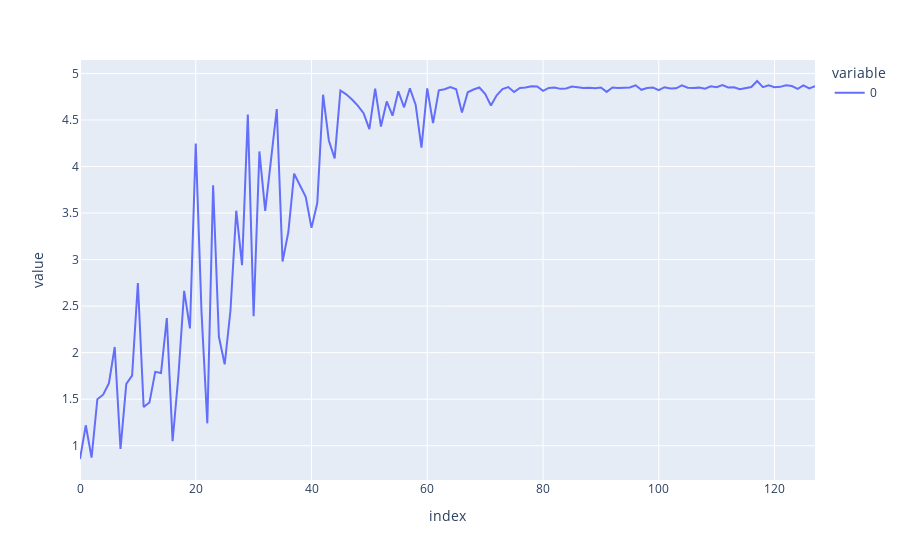

Notebook code for this chart:
### Code cell
tokens = t.randint(1, d_vocab, (args.batch_size, model.cfg.n_ctx)).to(device)
starting_pos = 2
tokens[:num_mem_seqs, starting_pos:] = mem_seq[:, :-starting_pos]
tokens[:,0] = 0
logits = model(tokens)
log_probs = logits.log_softmax(dim=-1)
correct_log_probs = -log_probs[:, :-1].gather(dim=-1, index=tokens[:, 1:].unsqueeze(-1)).squeeze(-1)
px.line(correct_log_probs[:num_mem_seqs].mean(-1).cpu().detach())

### Figure 1 — Plotly figure (JSON) as saved in the notebook; plotly's stock layout.template omitted (floating-point values rounded to 4 significant figures)
{"data": [{"hovertemplate": "variable=0<br>index=%{x}<br>value=%{y}<extra></extra>", "legendgroup": "0", "line": {"color": "#636efa", "dash": "solid"}, "marker": {"symbol": "circle"}, "mode": "lines", "name": "0", "orientation": "v", "showlegend": true, "type": "scatter", "x": [0, 1, 2, 3, 4, 5, 6, 7, 8, 9, 10, 11, 12, 13, 14, 15, 16, 17, 18, 19, 20, 21, 22, 23, 24, 25, 26, 27, 28, 29, 30, 31, 32, 33, 34, 35, 36, 37, 38, 39, 40, 41, 42, 43, 44, 45, 46, 47, 48, 49, 50, 51, 52, 53, 54, 55, 56, 57, 58, 59, 60, 61, 62, 63, 64, 65, 66, 67, 68, 69, 70, 71, 72, 73, 74, 75, 76, 77, 78, 79, 80, 81, 82, 83, 84, 85, 86, 87, 88, 89, 90, 91, 92, 93, 94, 95, 96, 97, 98, 99, 100, 101, 102, 103, 104, 105, 106, 107, 108, 109, 110, 111, 112, 113, 114, 115, 116, 117, 118, 119, 120, 121, 122, 123, 124, 125, 126, 127], "xaxis": "x", "y": [0.8579, 1.22, 0.8733, 1.501, 1.549, 1.672, 2.061, 0.9668, 1.665, 1.753, 2.749, 1.416, 1.466, 1.795, 1.782, 2.372, 1.048, 1.752, 2.664, 2.261, 4.246, 2.431, 1.241, 3.798, 2.17, 1.875, 2.453, 3.525, 2.941, 4.559, 2.393, 4.162, 3.523, 4.057, 4.617, 2.979, 3.296, 3.923, 3.794, 3.675, 3.341, 3.607, 4.772, 4.28, 4.088, 4.817, 4.775, 4.721, 4.654, 4.572, 4.401, 4.836, 4.43, 4.699, 4.546, 4.809, 4.636, 4.841, 4.662, 4.202, 4.839, 4.466, 4.819, 4.831, 4.854, 4.829, 4.581, 4.798, 4.827, 4.849, 4.78, 4.656, 4.766, 4.832, 4.854, 4.801, 4.844, 4.848, 4.863, 4.86, 4.813, 4.844, 4.849, 4.834, 4.839, 4.86, 4.851, 4.844, 4.847, 4.841, 4.849, 4.802, 4.85, 4.843, 4.847, 4.849, 4.873, 4.824, 4.844, 4.849, 4.82, 4.852, 4.839, 4.84, 4.873, 4.847, 4.843, 4.848, 4.836, 4.863, 4.852, 4.875, 4.85, 4.852, 4.83, 4.839, 4.854, 4.919, 4.853, 4.871, 4.853, 4.856, 4.872, 4.864, 4.835, 4.873, 4.839, 4.864], "yaxis": "y"}], "layout": {"legend": {"title": {"text": "variable"}, "tracegroupgap": 0}, "margin": {"t": 60}, "xaxis": {"anchor": "y", "domain": [0, 1], "title": {"text": "index"}}, "yaxis": {"anchor": "x", "domain": [0, 1], "title": {"text": "value"}}}}
